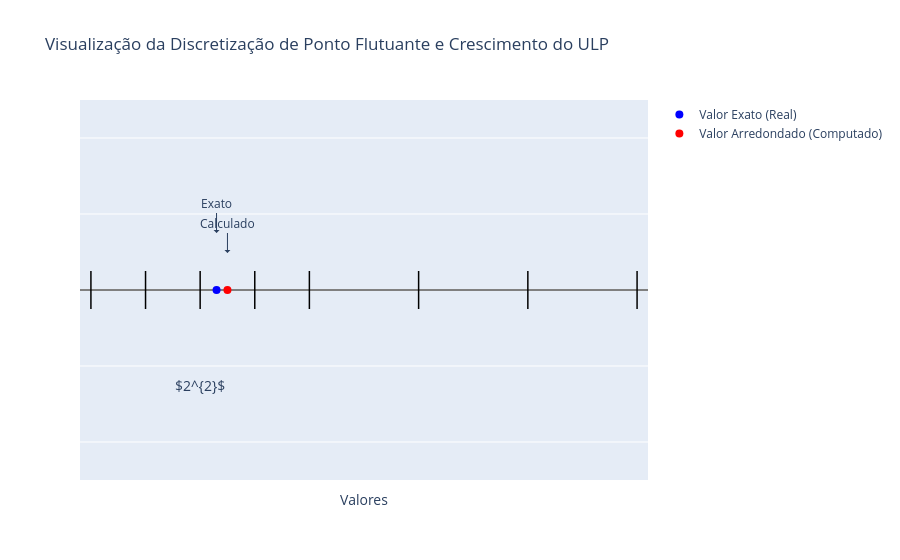

Notebook code for this chart:
### Code cell
import plotly.graph_objects as go

def generate_float_scale(min_power, max_power):
    """Gera uma lista de pontos representando números de ponto flutuante, 
       mostrando o aumento do ULP (espaçamento)."""
    
    points = []
    
    # 1. Pontos no intervalo [2^(min_power), 2^(min_power + 1)]
    # ULP = 2^(min_power - 52 + 1) -> vamos usar 2^min_power
    start = 2**min_power
    ulp_small = 0.5 * start 
    for i in range(5): # 5 marcas
        points.append(start + i * ulp_small)

    # 2. Pontos no intervalo [2^(min_power + 1), 2^(min_power + 2)]
    # ULP dobra a partir da potencia de 2
    start = 2**(min_power + 1) 
    ulp_large = 0.5 * start # ULP dobrou
    for i in range(5): # 5 marcas
        points.append(start + i * ulp_large)
        
    return sorted(list(set(points)))

# Definindo as potências para a visualização
# Vamos visualizar a transição de expoente de 2^1 para 2^2
min_pow = 1
max_pow = 2

float_points = generate_float_scale(min_pow, max_pow)

# --- Criação do Gráfico no Plotly ---

fig = go.Figure()

# 1. Plotar a linha horizontal
fig.add_trace(go.Scatter(
    x=[min(float_points) - 0.2, max(float_points) + 0.2],
    y=[0, 0],
    mode='lines',
    line=dict(color='black', width=1),
    name='Eixo Numérico',
    showlegend=False
))

# 2. Plotar as marcas dos pontos flutuantes (Discretização)
for point in float_points:
    fig.add_trace(go.Scatter(
        x=[point, point],
        y=[-0.05, 0.05], # Desenha uma pequena linha vertical
        mode='lines',
        line=dict(color='black', width=1.5),
        showlegend=False
    ))

# 3. Adicionar o Rótulo da Transição (Potência de 2)
# Vamos destacar o ponto 2^2 = 4
transition_point = 2**max_pow 
fig.add_annotation(
    x=transition_point,
    y=-0.25,
    text=f"$2^{{{max_pow}}}$", # Texto com LaTeX para 2^j (j=2)
    showarrow=False,
    font=dict(size=14)
)

# 4. Simular o Arredondamento (O "Erro")
# Ponto Exato (real) e Ponto Calculado (arredondado)
exact_value = transition_point + 0.3 # Um valor que precisa ser arredondado
computed_value = transition_point + 0.5 # Arredonda para o ponto representável mais próximo

# Adicionar o valor exato (real)
fig.add_trace(go.Scatter(
    x=[exact_value],
    y=[0],
    mode='markers',
    marker=dict(size=8, color='blue'),
    name='Valor Exato (Real)',
    hoverinfo='text',
    text=[f'Exato: {exact_value}']
))
fig.add_annotation(
    x=exact_value,
    y=0.15,
    text="Exato",
    showarrow=True,
    arrowhead=1,
    arrowsize=1,
    arrowwidth=1,
    ax=0,
    ay=-30
)

# Adicionar o valor calculado (arredondado)
fig.add_trace(go.Scatter(
    x=[computed_value],
    y=[0],
    mode='markers',
    marker=dict(size=8, color='red'),
    name='Valor Arredondado (Computado)',
    hoverinfo='text',
    text=[f'Calculado: {computed_value}']
))
fig.add_annotation(
    x=computed_value,
    y=0.15,
    text="Calculado",
    showarrow=True,
    arrowhead=1,
    arrowsize=1,
    arrowwidth=1,
    ax=0,
    ay=-30,
    yshift=-20 # Desloca ligeiramente o rótulo
)

# 5. Configuração do Layout
fig.update_layout(
    title='Visualização da Discretização de Ponto Flutuante e Crescimento do ULP',
    xaxis_title='Valores',
    yaxis_title='',
    yaxis=dict(showticklabels=False, range=[-0.5, 0.5]),
    xaxis=dict(zeroline=False, showgrid=False, tickvals=float_points, ticktext=['' for _ in float_points]),
    showlegend=True
)

fig.show()

### Figure 1 — Plotly figure (JSON) as saved in the notebook; plotly's stock layout.template omitted (floating-point values rounded to 4 significant figures)
{"data": [{"line": {"color": "black", "width": 1}, "mode": "lines", "name": "Eixo Numérico", "showlegend": false, "type": "scatter", "x": [1.8, 12.2], "y": [0, 0]}, {"line": {"color": "black", "width": 1.5}, "mode": "lines", "showlegend": false, "type": "scatter", "x": [2, 2], "y": [-0.05, 0.05]}, {"line": {"color": "black", "width": 1.5}, "mode": "lines", "showlegend": false, "type": "scatter", "x": [3, 3], "y": [-0.05, 0.05]}, {"line": {"color": "black", "width": 1.5}, "mode": "lines", "showlegend": false, "type": "scatter", "x": [4, 4], "y": [-0.05, 0.05]}, {"line": {"color": "black", "width": 1.5}, "mode": "lines", "showlegend": false, "type": "scatter", "x": [5, 5], "y": [-0.05, 0.05]}, {"line": {"color": "black", "width": 1.5}, "mode": "lines", "showlegend": false, "type": "scatter", "x": [6, 6], "y": [-0.05, 0.05]}, {"line": {"color": "black", "width": 1.5}, "mode": "lines", "showlegend": false, "type": "scatter", "x": [8, 8], "y": [-0.05, 0.05]}, {"line": {"color": "black", "width": 1.5}, "mode": "lines", "showlegend": false, "type": "scatter", "x": [10, 10], "y": [-0.05, 0.05]}, {"line": {"color": "black", "width": 1.5}, "mode": "lines", "showlegend": false, "type": "scatter", "x": [12, 12], "y": [-0.05, 0.05]}, {"hoverinfo": "text", "marker": {"color": "blue", "size": 8}, "mode": "markers", "name": "Valor Exato (Real)", "text": ["Exato: 4.3"], "type": "scatter", "x": [4.3], "y": [0]}, {"hoverinfo": "text", "marker": {"color": "red", "size": 8}, "mode": "markers", "name": "Valor Arredondado (Computado)", "text": ["Calculado: 4.5"], "type": "scatter", "x": [4.5], "y": [0]}], "layout": {"annotations": [{"font": {"size": 14}, "showarrow": false, "text": "$2^{2}$", "x": 4, "y": -0.25}, {"arrowhead": 1, "arrowsize": 1, "arrowwidth": 1, "ax": 0, "ay": -30, "showarrow": true, "text": "Exato", "x": 4.3, "y": 0.15}, {"arrowhead": 1, "arrowsize": 1, "arrowwidth": 1, "ax": 0, "ay": -30, "showarrow": true, "text": "Calculado", "x": 4.5, "y": 0.15, "yshift": -20}], "showlegend": true, "title": {"text": "Visualização da Discretização de Ponto Flutuante e Crescimento do ULP"}, "xaxis": {"showgrid": false, "ticktext": ["", "", "", "", "", "", "", ""], "tickvals": [2, 3, 4, 5, 6, 8, 10, 12], "title": {"text": "Valores"}, "zeroline": false}, "yaxis": {"range": [-0.5, 0.5], "showticklabels": false, "title": {"text": ""}}}}
